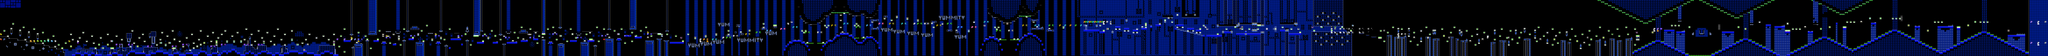

A level layout from a 2D game, rendered from its tile map. Below: a short description, then the map file with tile-grid data replaced by summaries:
An orthogonal 1168x32 tile map with 16x16 px tiles, 2 tile layers (SP, ...), 2 tilesets, 2 image layers.

<map version="1.10" tiledversion="1.11.2" orientation="orthogonal" renderorder="right-down" width="1168" height="32" tilewidth="16" tileheight="16" infinite="0" nextlayerid="5" nextobjectid="1">
 <editorsettings>
  <chunksize width="16" height="27" />
  <export format="csv" />
 </editorsettings>
 <tileset firstgid="1" name="famidash" tilewidth="16" tileheight="16" tilecount="256" columns="16">
  <image source="../../../GRAPHICS/famidash.bmp" width="256" height="256" />
 </tileset>
 <tileset firstgid="257" name="sprites" tilewidth="16" tileheight="16" tilecount="256" columns="16">
  <image source="../../../GRAPHICS/sprites.png" width="256" height="256" />
 </tileset>
 <imagelayer id="3" name="Image Layer 1" parallaxx="0.9" parallaxy="0.9" repeatx="1" repeaty="1"><image source="../../../GRAPHICS/Old/parallax Blue.bmp" width="192" height="72" /></imagelayer><imagelayer id="4" name="Image Layer 2" offsetx="0" offsety="512" repeatx="1"><image source="../../../GRAPHICS/ground.bmp" width="80" height="32" /></imagelayer><layer id="1" width="1168" height="32">
  <data>[37376 cells, 37376 non-empty, 121 distinct tile ids]</data>
 </layer>
 <layer id="2" name="SP" width="1168" height="32">
  <data>[37376 cells, 665 non-empty, 87 distinct tile ids]</data>
 </layer>
</map>
